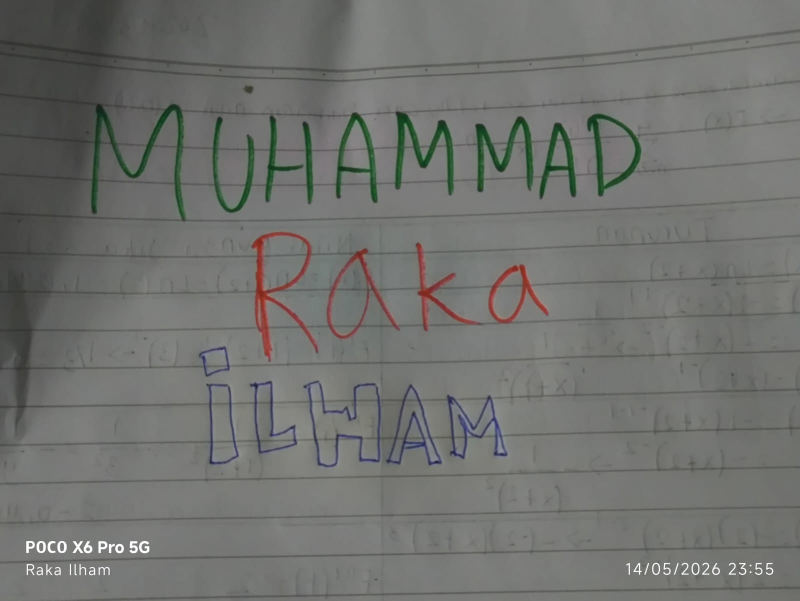
#> input picture manipulasi_warna.jpeg, 1600 x 1201 px (shown at 1/2 size)
$ jupyter execute --allow-errors UTS_PCD_202431145_MuhammadRakaIlham_A.ipynb
#> lines starting #> are read from the running program, lines starting #| are printed output that depends on the picture; after the words box and inside, x2 and y2 are one past the last pixel; in counts of white or black regions, pixels touching at a corner belong together
[cell 1]
import cv2
import numpy as np
import matplotlib.pyplot as plt

[cell 2]
citra = cv2.imread("manipulasi_warna.jpeg")
#> citra is the input picture: shape (1201, 1600, 3); mean B, G, R 110.6, 113.7, 112.5

[cell 3]
plt.imshow(citra)
plt.axis('off')
plt.show()

[cell 4]
print(citra.shape)
#| (1201, 1600, 3)

[cell 5]
[baris, kolom] = citra.shape[:2]
#> baris = 1201; kolom = 1600

# convert bgr ke rgb

[cell 6]
citra_rgb = cv2.cvtColor(citra, cv2.COLOR_BGR2RGB)

[cell 7]
alpha = 1.2
citra_kontras = np.zeros((baris, kolom, 3))

for x in range(baris):
    for y in range(kolom):
        gyx= citra_rgb[x,y] * alpha
        citra_kontras[x,y] = gyx

citra_kontras = citra_kontras.astype(np.uint8)
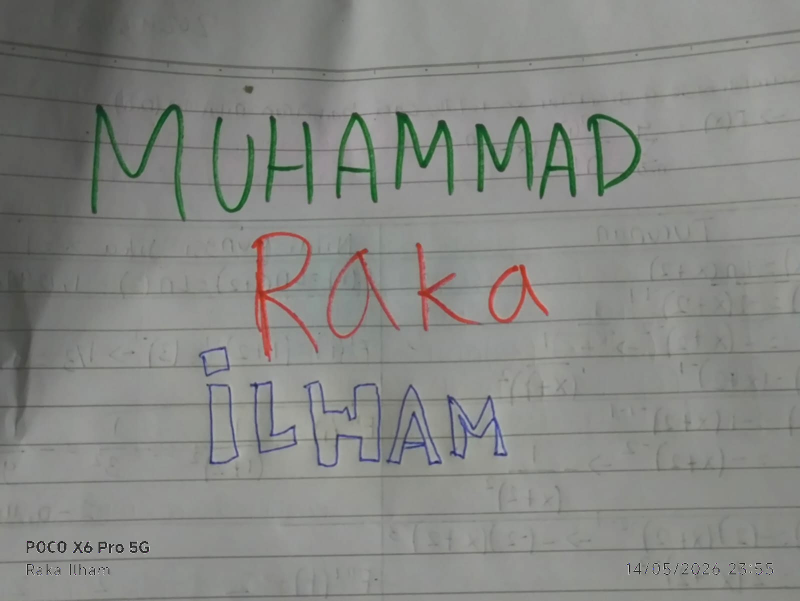
#> citra_kontras: shape (1201, 1600, 3) (shown at 1/2 size); mean R, G, B 134.1, 135.5, 131.8

fig, axs = plt.subplots(2,2, figsize=(15,5))
#> (the rest of this cell did not finish here and is left out)

[cell 8]
hsv = cv2.cvtColor(citra, cv2.COLOR_BGR2HSV)
#> hsv: shape (1201, 1600, 3); mean H, S, V 43.7, 11.1, 114.8

[cell 9]
lower_blue = np.array([100, 50, 50])
upper_blue = np.array([140, 255, 255])
mask_blue = cv2.inRange(hsv, lower_blue, upper_blue)
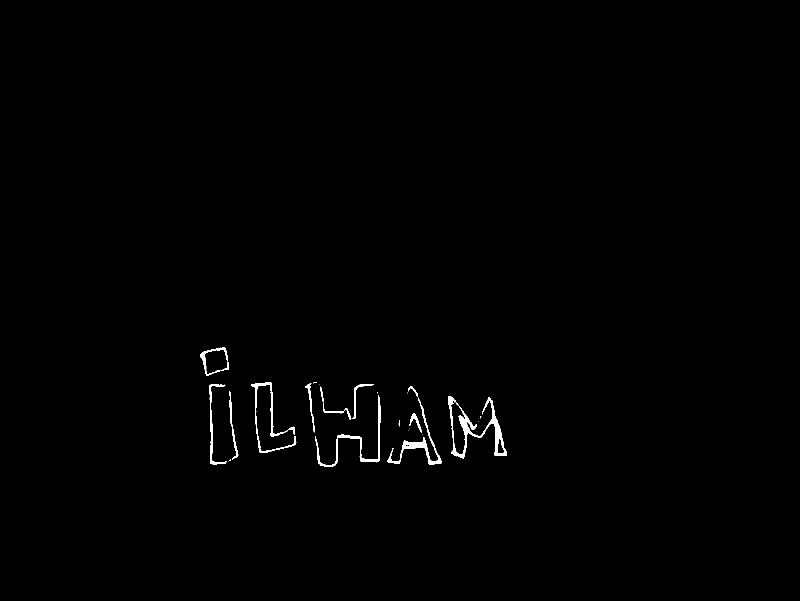
#> mask_blue: shape (1201, 1600) (shown at 1/2 size); 0.56% white; 26 white regions (11 under 20 px), largest, box (x1, y1, x2, y2) and area: (896, 793, 1014, 917) 2949, (774, 795, 883, 930) 1615, (630, 790, 761, 934) 1525

lower_green = np.array([35, 50, 50])
upper_green = np.array([85, 255, 255])
mask_green = cv2.inRange(hsv, lower_green, upper_green)
#> mask_green: shape (1201, 1600); 2.2% white; 15 white regions (5 under 20 px), largest, box (x1, y1, x2, y2) and area: (182, 209, 371, 438) 8290, (790, 225, 908, 389) 6279, (952, 234, 1067, 383) 5914

lower_red1 = np.array([0, 50, 50])
upper_red1 = np.array([10, 255, 255])
lower_red2 = np.array([160, 50, 50])
upper_red2 = np.array([180, 255, 255])
mask_red1 = cv2.inRange(hsv, lower_red1, upper_red1)
#> mask_red1: shape (1201, 1600); 0.88% white; 86 white regions (75 under 20 px), largest, box (x1, y1, x2, y2) and area: (503, 463, 624, 713) 6927, (976, 528, 1096, 648) 4162, (832, 485, 950, 656) 3217
mask_red2 = cv2.inRange(hsv, lower_red2, upper_red2)
#> mask_red2: shape (1201, 1600); 0.29% white; 116 white regions (82 under 20 px), largest, box (x1, y1, x2, y2) and area: (653, 517, 704, 672) 1141, (702, 585, 739, 672) 497, (549, 601, 611, 656) 440
mask_red = cv2.bitwise_or(mask_red1, mask_red2)
#> mask_red: shape (1201, 1600); 1.2% white; 4 white regions, box (x1, y1, x2, y2) and area: (503, 463, 637, 722) 8966, (653, 497, 800, 678) 4649, (832, 485, 958, 663) 4589, (976, 528, 1098, 648) 4364

hasil_biru = citra_rgb.copy()
hasil_biru[mask_blue == 0] = [255, 255, 255]

hasil_hijau = citra_rgb.copy()
hasil_hijau[mask_green == 0] = [255, 255, 255]

hasil_merah = citra_rgb.copy()
hasil_merah[mask_red == 0] = [255, 255, 255]
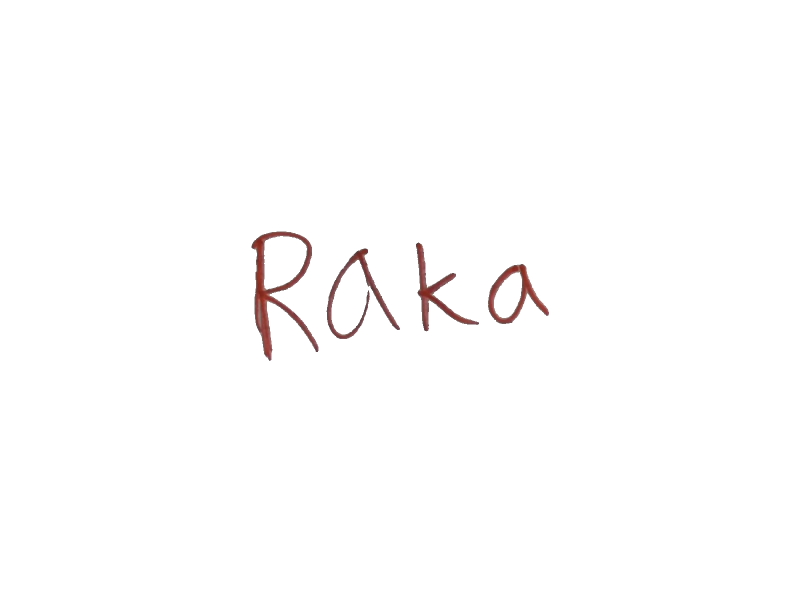
#> hasil_merah: shape (1201, 1600, 3) (shown at 1/2 size); mean R, G, B 253.6, 252.9, 252.9

plt.figure(figsize=(15, 10))

plt.subplot(2, 2, 1)
plt.imshow(citra_rgb)
plt.title('Citra Asli')
plt.axis('off')

plt.subplot(2, 2, 2)
plt.imshow(hasil_biru)
plt.title('Biru')
plt.axis('off')

plt.subplot(2, 2, 3)
plt.imshow(hasil_merah)
plt.title('Merah')
plt.axis('off')

plt.subplot(2, 2, 4)
plt.imshow(hasil_hijau)
plt.title('Hijau')
plt.axis('off')

plt.tight_layout()
plt.show()

[cell 10]
lower_blue = np.array([100, 50, 50])
upper_blue = np.array([140, 255, 255])
mask_blue = cv2.inRange(hsv, lower_blue, upper_blue)

lower_green = np.array([35, 50, 50])
upper_green = np.array([85, 255, 255])
mask_green = cv2.inRange(hsv, lower_green, upper_green)

lower_red1 = np.array([0, 50, 50])
upper_red1 = np.array([10, 255, 255])
lower_red2 = np.array([160, 50, 50])
upper_red2 = np.array([180, 255, 255])
mask_red1 = cv2.inRange(hsv, lower_red1, upper_red1)
mask_red2 = cv2.inRange(hsv, lower_red2, upper_red2)
mask_red = cv2.bitwise_or(mask_red1, mask_red2)

mask_none = np.zeros_like(mask_blue)
mask_b = mask_blue

mask_rb = cv2.bitwise_or(mask_red, mask_blue)
#> mask_rb: shape (1201, 1600); 1.7% white; 30 white regions (11 under 20 px), largest, box (x1, y1, x2, y2) and area: (503, 463, 637, 722) 8966, (653, 497, 800, 678) 4649, (832, 485, 958, 663) 4589
mask_rgb = cv2.bitwise_or(mask_rb, mask_green)
#> mask_rgb: shape (1201, 1600); 3.9% white; 45 white regions (16 under 20 px), largest, box (x1, y1, x2, y2) and area: (503, 463, 637, 722) 8966, (182, 209, 371, 438) 8290, (790, 225, 908, 389) 6279

plt.figure(figsize=(15, 10))
plt.subplot(2, 2, 1)
plt.imshow(mask_none, cmap='gray')
plt.title('NONE')

plt.subplot(2, 2, 2)
plt.imshow(mask_b, cmap='gray')
plt.title('BLUE')

plt.subplot(2, 2, 3)
plt.imshow(mask_rb, cmap='gray')
plt.title('RED-BLUE')

plt.subplot(2, 2, 4)
plt.imshow(mask_rgb, cmap='gray')
plt.title('RED-GREEN-BLUE')

plt.tight_layout()
plt.show()

# operasi pixel

[cell 11]
img = cv2.imread("RAKA.jpeg")
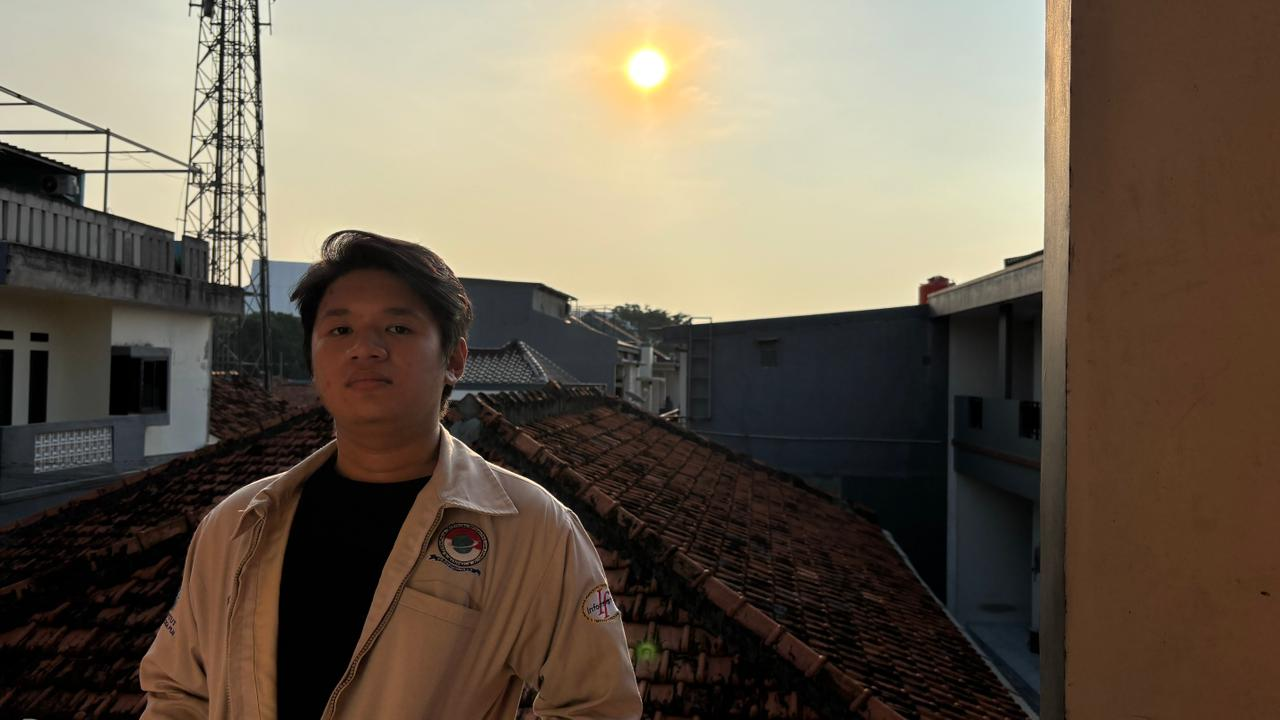
#> input picture RAKA.jpeg, 1280 x 720 px
#> img is the input picture: shape (720, 1280, 3); mean B, G, R 79.4, 94.3, 106.3

[cell 12]
plt.imshow(img)
plt.axis('off')
plt.show()

[cell 13]
rgb = cv2.cvtColor(img, cv2.COLOR_BGR2RGB)

[cell 14]
plt.imshow(rgb)
plt.axis('off')
plt.show()

[cell 15]
print(img.shape)
#| (720, 1280, 3)

[cell 16]
gray = cv2.cvtColor(rgb, cv2.COLOR_BGR2GRAY)
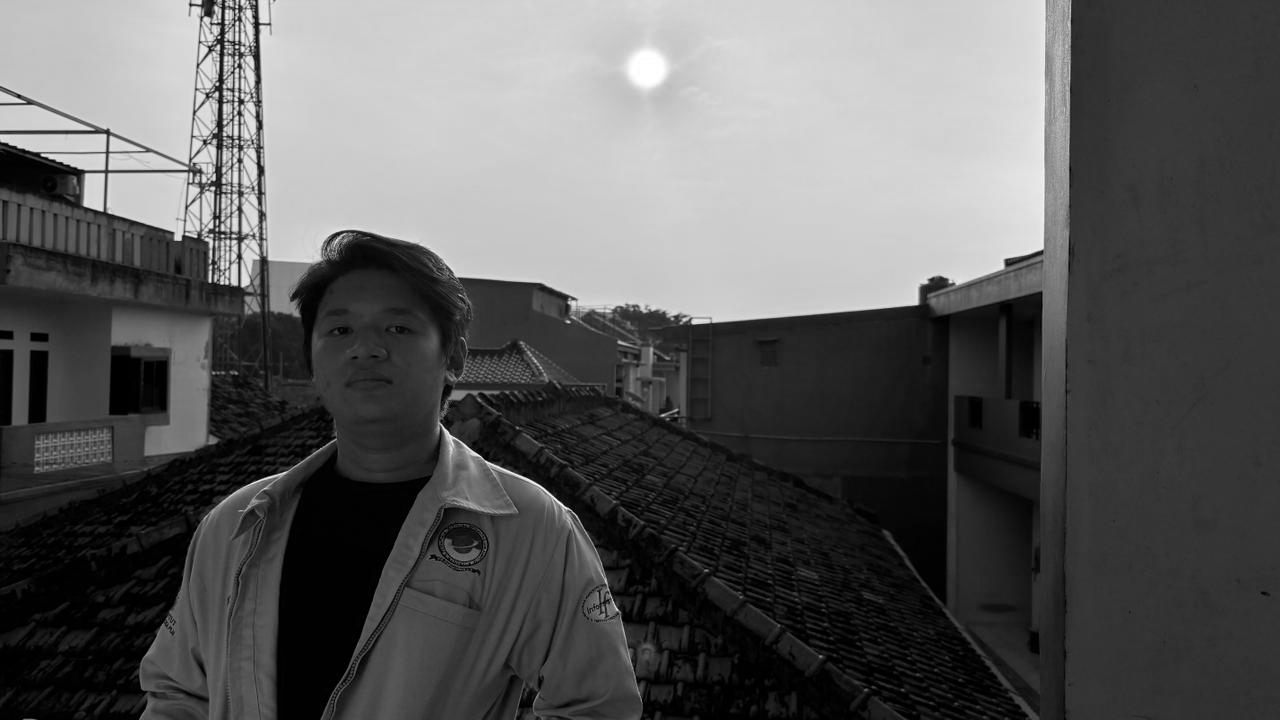
#> gray: shape (720, 1280); min 0, max 255, mean 91.2
cv2.imshow("Gray",gray)
cv2.waitKey(5000)
cv2.destroyAllWindows()

[cell 17]
print(gray.shape)
#| (720, 1280)

[cell 18]
fig, axs = plt.subplots(2, 2, figsize = (15, 5))

# Tambahkan cmap='gray' di sini
axs[0,0].imshow(gray, cmap='gray')
axs[0,1].hist(gray.ravel(), 256, [0, 256])

hist = cv2.calcHist([gray], [0], None, [256], [0, 256])
#> hist = 256 values, max 33623 at index 53, min 21 at index 246, mean 3600
# Dan tambahkan juga di sini
axs[1,0].imshow(gray, cmap='gray')
axs[1,1].plot(hist)

plt.show()
#> figure, not shown here; panel 2: tallest bar 33623 high, from x = 53 to 54; panel 4: curve peaks at x = 53, y = 33623

[cell 19]
beta = 20
baris, kolom = gray.shape
#> baris = 720; kolom = 1280

# Buat img_cerah dengan 2 dimensi saja (karena gray itu 2D)
img_cerah = np.zeros((baris, kolom), dtype=np.uint8)

for x in range(baris):
    for y in range(kolom):
        # Gunakan int() agar tidak overflow saat proses tambah
        gyx = int(gray[x, y]) + beta
        # Batasi agar tidak lewat dari 255
        img_cerah[x, y] = min(255, gyx)

img_cerah = img_cerah.astype(np.uint8)

fig, axs = plt.subplots(2, 2, figsize = (15, 5))

axs[0,0].imshow(gray, cmap='gray')
axs[0,1].hist(gray.ravel(), 256, [0, 256])
axs[1,0].imshow(img_cerah, cmap='gray')
axs[1,1].hist(img_cerah.ravel(), 256, [0, 256])
#> figure, not shown here; panel 2: tallest bar 33623 high, from x = 53 to 54; panel 4: tallest bar 33623 high, from x = 73 to 74

[cell 20]
alpha = 1.2
baris, kolom = gray.shape[:2] # Mengambil dimensi dari gambar input

# Inisialisasi dengan nol
gray_kontras = np.zeros((baris, kolom), dtype=np.float32)

for x in range(baris):
    for y in range(kolom):

        gyx = gray[x, y] * alpha
        gray_kontras[x, y] = np.clip(gyx, 0, 255)
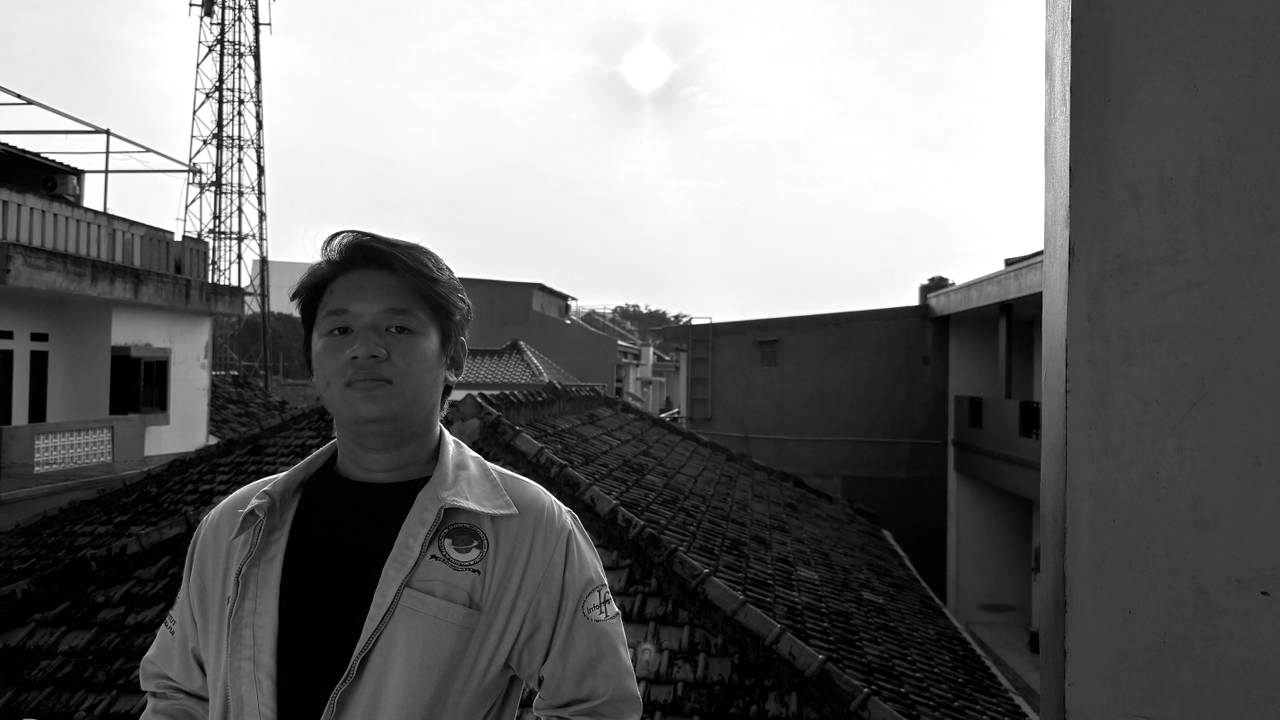
#> gray_kontras: shape (720, 1280) float32; min 0, max 255, mean 109.2


gray_kontras = gray_kontras.astype(np.uint8)

# Visualisasi
fig, axs = plt.subplots(2, 2, figsize=(15, 10))
axs[0,0].imshow(gray, cmap='gray')
axs[0,0].set_title("Original gray")
axs[0,1].hist(gray.ravel(), 256, [0, 256])

axs[1,0].imshow(gray_kontras, cmap='gray')
axs[1,0].set_title(f"Kontras Alpha {alpha}")
axs[1,1].hist(gray_kontras.ravel(), 256, [0, 256])

plt.show()
#> figure, not shown here; panel 2: tallest bar 33623 high, from x = 53 to 54; panel 4: tallest bar 42377 high, from x = 255 to 256

[cell 21]
alpha = 1.2  # Nilai kontras
beta = 20    # Nilai kecerahan

gray_float = gray.astype(np.float32)
gray_cerah = np.clip(gray_float + beta, 0, 255).astype(np.uint8)
gray_kontras = np.clip(gray_float * alpha, 0, 255).astype(np.uint8)
gray_combo = np.clip((gray_float * alpha) + beta, 0, 255).astype(np.uint8)
fig, axs = plt.subplots(2, 4, figsize=(20, 8))

axs[0,0].imshow(gray, cmap='gray')
axs[0,0].set_title("1. Original Gray")
axs[1,0].hist(gray.ravel(), bins=256, range=[0, 256])

axs[0,1].imshow(gray_cerah, cmap='gray')
axs[0,1].set_title(f"2. Cerah (Beta={beta})")
axs[1,1].hist(gray_cerah.ravel(), bins=256, range=[0, 256])

axs[0,2].imshow(gray_kontras, cmap='gray')
axs[0,2].set_title(f"3. Kontras (Alpha={alpha})")
axs[1,2].hist(gray_kontras.ravel(), bins=256, range=[0, 256])

axs[0,3].imshow(gray_combo, cmap='gray')
axs[0,3].set_title(f"4. Combo (Alpha={alpha}, Beta={beta})")
axs[1,3].hist(gray_combo.ravel(), bins=256, range=[0, 256])

plt.tight_layout()
plt.show()
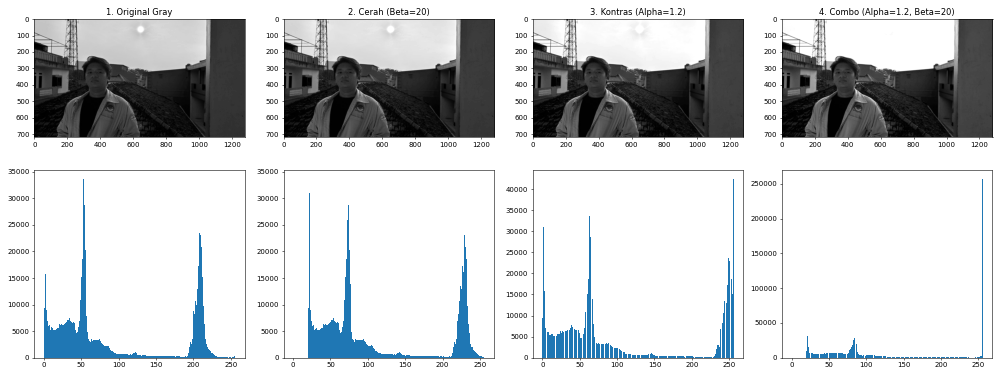
#> figure drawn by matplotlib, 8 panels; panel 5: tallest bar 33623 high, from x = 53 to 54; panel 6: tallest bar 33623 high, from x = 73 to 74; panel 7: tallest bar 42377 high, from x = 255 to 256; panel 8: tallest bar 256881 high, from x = 255 to 256
